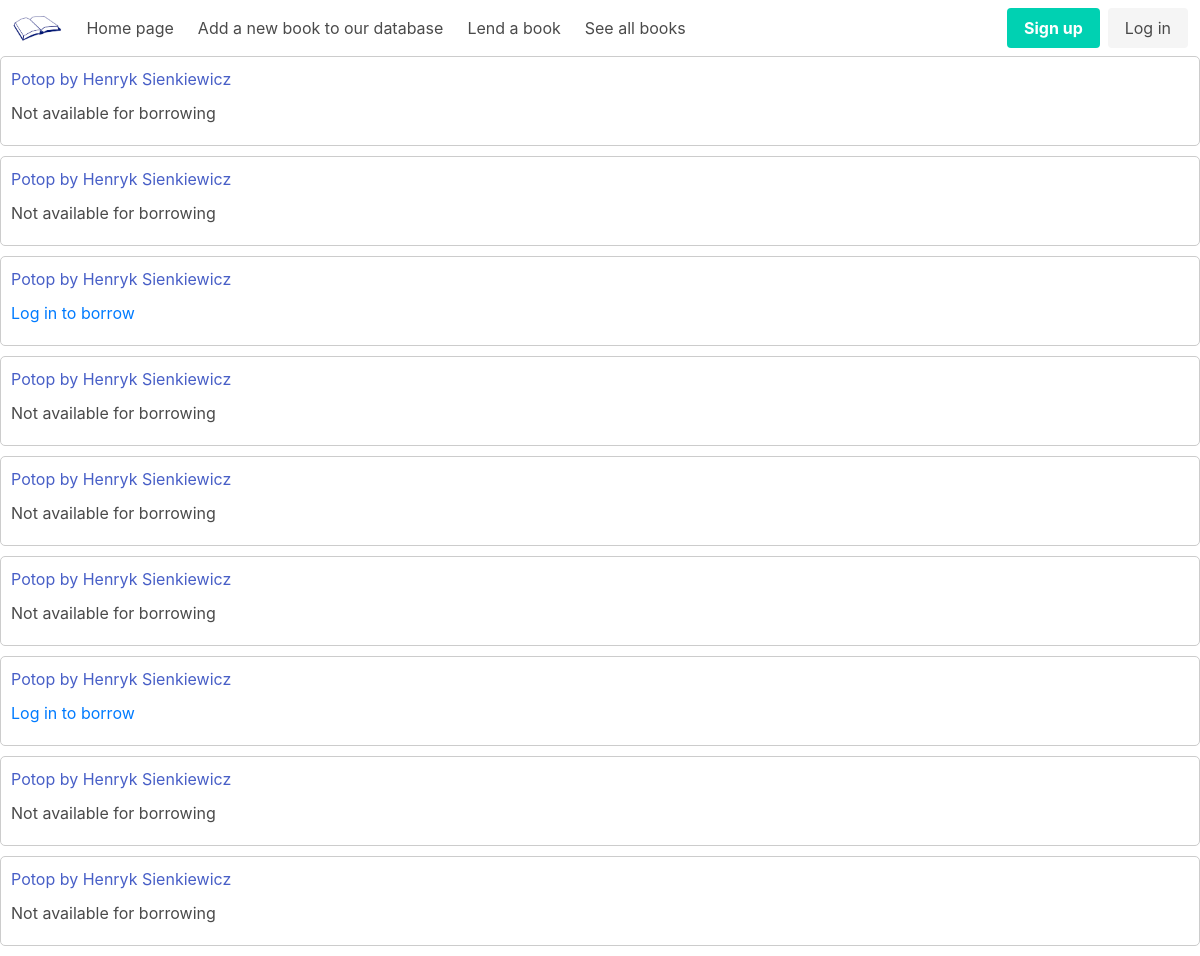
The app's page /book/list_instance/ with its own data.
### book/models.py (models this page shows, shortened)
class BookInstance(models.Model):
    id = models.UUIDField(primary_key=True, default=uuid.uuid4, editable=False)
    book = models.ForeignKey('Book', on_delete=models.SET_NULL, null=True)
    giver = models.ForeignKey(User, on_delete=models.SET_NULL, null=True, related_name='given_books')
    borrower = models.ForeignKey(User, on_delete=models.SET_NULL, null=True, blank=True, related_name='borrowed_books')
    AVAILABILITY_CHOICES = (
         ('Y', 'Yes'),
         ('N', 'No')
    )
    availability = models.CharField(max_length=3, choices=AVAILABILITY_CHOICES, default='Y')
    borrow_the_book = models.BooleanField(default=False)
    def __str__(self):
        return f'{self.book}'

class Book(models.Model):
    name = models.CharField(max_length=50, unique=True)
    author = models.CharField(max_length=35, null=True)
    GENRE_CHOICES = (
        ('FA', 'Fantasy'),
        ('AD', 'Adventure'),
        ('RO', 'Romance'),
        ('CO', 'Contemporary'),
        ('DY', 'Dystopian'),
        ('MY', 'Mystery'),
        ('HO', 'Horror'),
        ('TH', 'Thriller'),
        ('PA', 'Paranormal'),
        ('HF', 'Historical Fiction'),
        ('SF', 'Science Fiction'),
        ('CH', "Children's"),
        ('OT', 'Other'),
    )
    genre = models.CharField(max_length=25, choices=GENRE_CHOICES, null=True)
    language = models.CharField(max_length=25, null=True)
    description = models.TextField(max_length=200)
    isbn = models.PositiveBigIntegerField(unique=True, validators=[MaxValueValidator(9999999999999), MinValueValidator(1000000000000)])
    class Meta:
        ordering = ['name']
    def __str__(self) -> str:
        return f'{self.name} by {self.author}\n'

### book/views.py (the view)
# urls.py: path('list_instance/', BookInstanceListView.as_view(), name='list_instance'),
class BookInstanceListView(ListView):
    model = BookInstance
    template_name = 'book/book_instance_list.html'
    queryset = BookInstance.objects.order_by('book')
    context_object_name = 'book_instance_list'

### book/templates/book/book_instance_list.html (shortened to what this page needs)
{% extends 'base.html' %}
{% block content %}
<!DOCTYPE html>
<html lang="en">
  <head>
    </head>
    <body>
        <ul class="book-list">
            {% for book_instance in book_instance_list %}
              <li>
                <article class="book-card">
                  <h2><a href="/book/detail/{{book_instance.book.id}}">{{ book_instance }}</a></h2>
                  <ul>
                    <li>
                        {% if book_instance.availability == 'Y' %}
                            {% if user.is_authenticated %}
                                <a href="/book/update_instance/{{book_instance.id}}">Borrow from {{ book_instance.giver }}</a>
                            {% else %}
                                <a href="{% url 'login' %}"><p>Log in to borrow</p></a>
                            {% endif %}
                        {% else %}
                        {% if book_instance.borrower == request.user %}
                            <a href="/book/update_instance/{{book_instance.id}}">Give back</a>
                        {% else %}
                            <p>Not available for borrowing</p>
                        {% endif %}
                        {% endif %}
                    </li>
                  </ul>
                </article>
              </li>
            {% endfor %}
          </ul>
    </body>
{% endblock %}

### templates/base.html (shortened to what this page needs)
{% load static %}
<!DOCTYPE html>
<html>
  <head>
    <link rel="stylesheet" href="https://cdnjs.cloudflare.com/ajax/libs/bulma/0.9.3/css/bulma.min.css">
  </head>
  <body>
    <nav class="navbar">
      <div class="navbar-brand">
        <div class="navbar-item">
          <img src="{% static 'my_project/book.png' %}" alt="logo">
        </div>
      </div>
      <div id="navbarMenu" class="navbar-menu">
        <div class="navbar-start">
          <a class="navbar-item" href="{% url 'home' %}">Home page</a>
          <a class="navbar-item" href="{% url 'book:create' %}">Add a new book to our database</a>
          <a class="navbar-item" href="{% url 'book:create_instance' %}">Lend a book</a>
          <a class="navbar-item" href="{% url 'book:list_instance' %}">See all books</a>
        </div>
        <div class="navbar-end">
          <div class="navbar-item">
            <div class="buttons">
              {% if not user.is_authenticated %}
              <a class="button is-primary" href="{% url 'signup' %}">
                <strong>Sign up</strong>
              </a>
              {% endif %}
              {% if user.is_authenticated %}
              <a class="button is-light" href="{% url 'logout' %}">
                Log out
              </a>
              {% else %}
              <a class="button is-light" href="{% url 'login' %}">
                Log in
              </a>
              {% endif %}
            </div>
          </div>
        </div>
      </div>
    </nav>
    <main>
      {% block content %}
      {% endblock %}
    </main>
  </body>
</html>

### book/templates/book/book_instance_list.html (style rules this page uses)
.book-list { list-style-type: none; margin: 0; padding: 0; }
.book-card { border: 1px solid #ccc; border-radius: 5px; padding: 10px; margin-bottom: 10px; }
.book-card h2 { margin: 0; }
.book-card ul { margin: 0; padding: 0; list-style-type: none; }
.book-card ul li { margin: 10px 0; }
.book-card ul li a { color: #007bff; text-decoration: none; }
.book-card p { margin: 0; }

### records on screen
BookInstance: book.author "Potop by Henryk Sienkiewicz", availability "Not available for borrowing"
BookInstance: book.author "Potop by Henryk Sienkiewicz", availability "Not available for borrowing"
BookInstance: book.author "Potop by Henryk Sienkiewicz", availability "Log in to borrow"
BookInstance: book.author "Potop by Henryk Sienkiewicz", availability "Not available for borrowing"
BookInstance: book.author "Potop by Henryk Sienkiewicz", availability "Not available for borrowing"
BookInstance: book.author "Potop by Henryk Sienkiewicz", availability "Not available for borrowing"
BookInstance: book.author "Potop by Henryk Sienkiewicz", availability "Log in to borrow"
BookInstance: book.author "Potop by Henryk Sienkiewicz", availability "Not available for borrowing"
BookInstance: book.author "Potop by Henryk Sienkiewicz", availability "Not available for borrowing"
